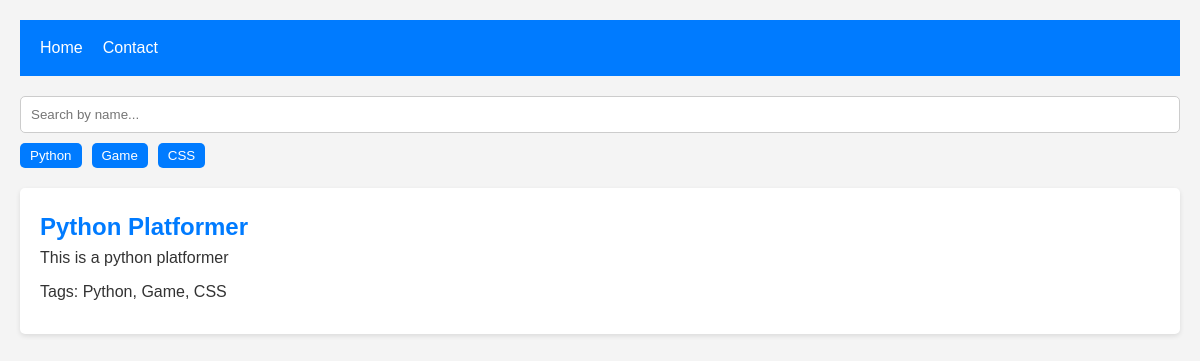
Before: / with the older database file.
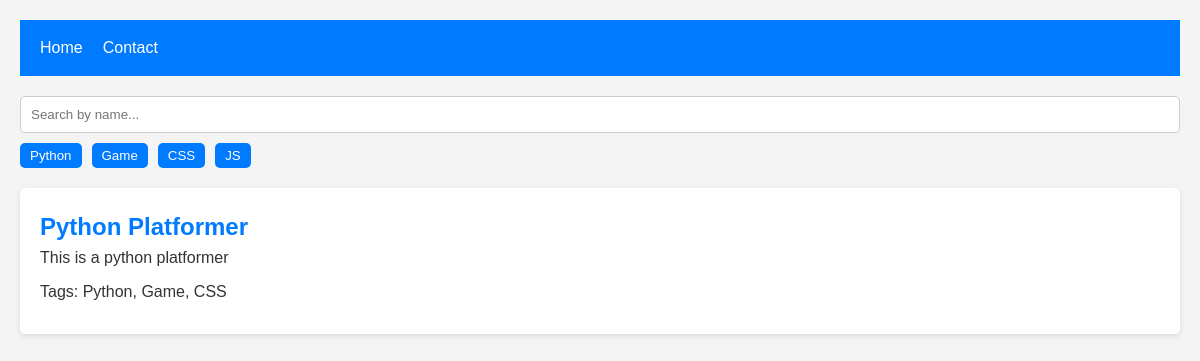
After: the same page with the newer database file.
### main/models.py (models this page shows, shortened)
class Tag(models.Model):
  name = models.CharField(max_length=100, unique=True)
  def __str__(self):
    return self.name

class Project(models.Model):
  title = models.CharField(max_length=200)
  description = models.TextField()
  tags = models.ManyToManyField(Tag, related_name='projects')
  link = models.URLField(max_length=200, blank=True)

### main/views.py (the view)
# urls.py: path('', views.home, name='home'),
def home(request):
  projects = Project.objects.all()
  tags = Tag.objects.all()
  return render(request, 'home.html', {'projects': projects, 'tags': tags})

### main/templates/home.html (shortened to what this page needs)
{% extends 'base.html' %}
{% load static %}
{% block extrahead %}
  <link rel="stylesheet" href="{% static 'css/home.css' %}">
{% endblock extrahead %}
{% block content %}
  <div class="filters">
    <input type="text" id="name-search" placeholder="Search by name..."/>
    <div class="tags-list">
      {% for tag in tags %}
        <button class="tag" data-tag="{{ tag.name|lower }}">{{ tag.name }}</button>
      {% endfor %}
    </div>
  </div>
  <div class="projects-list">
    {% for project in projects %}
      <div class="project" data-name="{{ project.title|lower }}" data-tags="{{ project.tags.all|join:', '|lower}}">
        <h2><a href="{% url 'project' project.id %}">{{project.title}}</a></h2>
        <p>{{project.description}}</p>
        <p>Tags: {{project.tags.all|join:', '}}</p>
      </div>
    {% endfor %}
  </div>
{% endblock content %}

### main/templates/base.html (shortened to what this page needs)
{% load static %}
<!DOCTYPE html>
<html lang="en">
<head>
  <link rel="stylesheet" href="{% static 'css/base.css' %}">
  {% block extrahead %}
  {% endblock extrahead %}
</head>
<body>
  <header>
    <ul class="nav-menu">
      <li><a href="/home">Home</a></li>
      <li><a href="/contact">Contact</a></li>
    </ul>
  </header>
  <main>
    {% block content %}
    {% endblock content %}
  </main>
</body>
</html>

### main/static/css/base.css (style rules this page uses)
* { box-sizing: border-box; margin: 0; padding: 0; font-family: "Arial", sans-serif; }
body { font-family: "Segoe UI", Tahoma, Geneva, Verdana, sans-serif; line-height: 1.6; color: #333; background-color: #f4f4f4; padding: 20px; }
a { color: #007bff; text-decoration: none; }
header { background-color: #007bff; color: white; padding: 10px 20px; }
.nav-menu { list-style: none; display: flex; justify-content: flex-start; gap: 20px; }
.nav-menu li { padding: 5px 0; }
.nav-menu a { color: white; transition: color 0.3s ease; }
main { margin-top: 20px; }

### main/static/css/home.css (style rules this page uses)
.filters { margin-bottom: 20px; }
#name-search { padding: 10px; margin-bottom: 10px; width: 100%; border: 1px solid #ccc; border-radius: 5px; }
.tags-list { display: flex; flex-wrap: wrap; gap: 10px; }
.tag { background-color: #007bff; color: white; border: none; padding: 5px 10px; border-radius: 5px; cursor: pointer; transition: background-color 0.3s; }
.projects-list { margin-top: 20px; }
.project { background-color: white; padding: 20px; margin-bottom: 20px; border-radius: 5px; box-shadow: 0 2px 5px rgba(0, 0, 0, 0.1); }
.project h2 { margin-top: 0; }
.project p { margin-bottom: 10px; line-height: 1.5; }

Changed rows visible on the page:
added Tag: name "JS"
